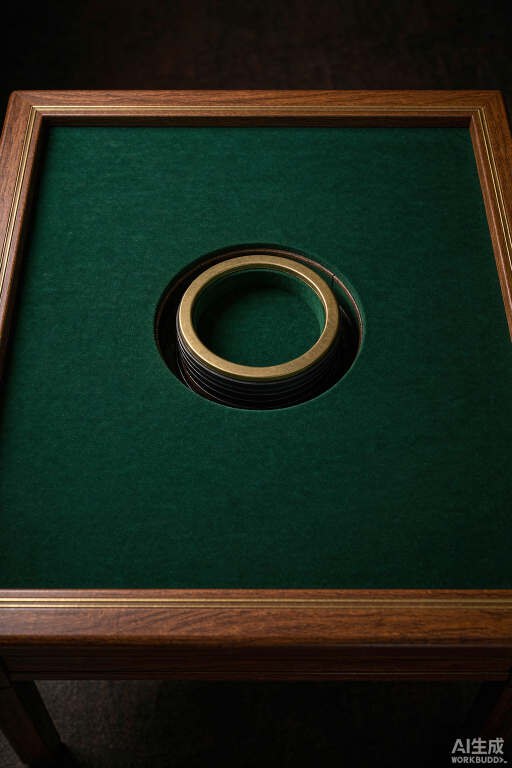
#> input picture generated-images/game-start-table-v2/Photorealistic_top_down_orthog_2026-10-04T15-20-27.png, 1024 x 1536 px, found by its file name (shown at 1/2 size)
$ python fix_b.py
#> lines starting #> are read from the running program, lines starting #| are printed output that depends on the picture; after the words box and inside, x2 and y2 are one past the last pixel; in counts of white or black regions, pixels touching at a corner belong together
# -*- coding: utf-8 -*-
"""B 专项：用最大连通域把桌体与木地板/桌腿分开。"""
import numpy as np
from PIL import Image
from scipy import ndimage

f = 'generated-images/game-start-table-v2/Photorealistic_top_down_orthog_2026-10-04T15-20-27.png'
im = Image.open(f).convert('RGB')
#> im is the input picture: PIL image 1024x1536 RGB; mean R, G, B 27.2, 37.9, 26.4
W, H = im.size
#> W = 1024; H = 1536
a = np.asarray(im).astype(np.float32) / 255.0
lum = a @ np.array([0.299, 0.587, 0.114], dtype=np.float32)
r, g, b = a[..., 0], a[..., 1], a[..., 2]
mx = a.max(-1); mn = a.min(-1); d = mx - mn
s = np.where(mx > 1e-6, d / np.maximum(mx, 1e-6), 0)
h = np.zeros_like(mx); nz = d > 1e-6
#> after `nz = d > 1e-06`:
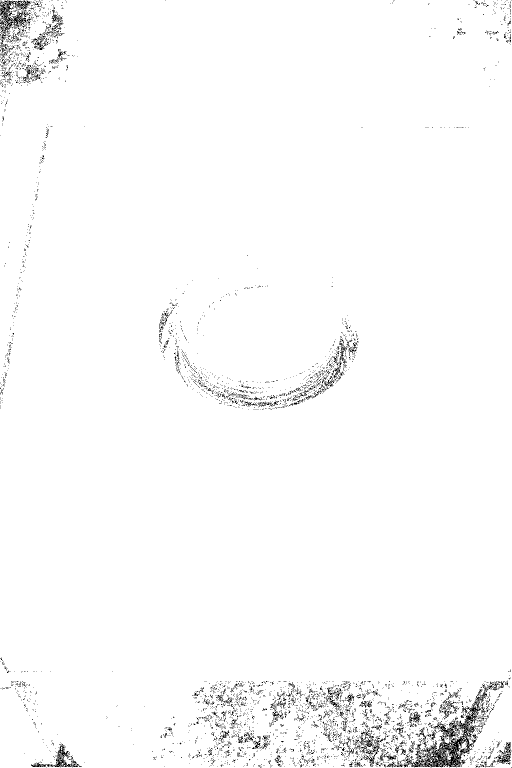
#> nz: shape (1536, 1024) bool (shown at 1/2 size); 98.1% white; black in thin lines or dots
i = nz & (mx == r); h[i] = (60 * ((g[i] - b[i]) / d[i])) % 360
#> after `i = nz & (mx == r)`: i: shape (1536, 1024) bool; 41.5% white; 1757 white regions (1705 under 20 px), largest, box (x1, y1, x2, y2) and area: (0, 1177, 1024, 1536) 319357, (0, 0, 1024, 767) 291552, (311, 496, 725, 807) 35792
i = nz & (mx == g); h[i] = 60 * ((b[i] - r[i]) / d[i]) + 120
#> after `i = nz & (mx == g)`: i: shape (1536, 1024) bool; 61.7% white; 3395 black regions (3221 under 20 px), largest, box (x1, y1, x2, y2) and area: (0, 0, 1024, 766) 268507, (0, 1177, 1024, 1536) 263378, (312, 496, 725, 808) 32934
i = nz & (mx == b); h[i] = 60 * ((r[i] - g[i]) / d[i]) + 240
#> after `i = nz & (mx == b)`: i: shape (1536, 1024) bool; 1.1% white in thin lines or dots
h[int(H * 0.92):, int(W * 0.78):] = 0

def largest_bbox(mask, name):
#> called with name = '绿毡面'
    lb, n = ndimage.label(mask)
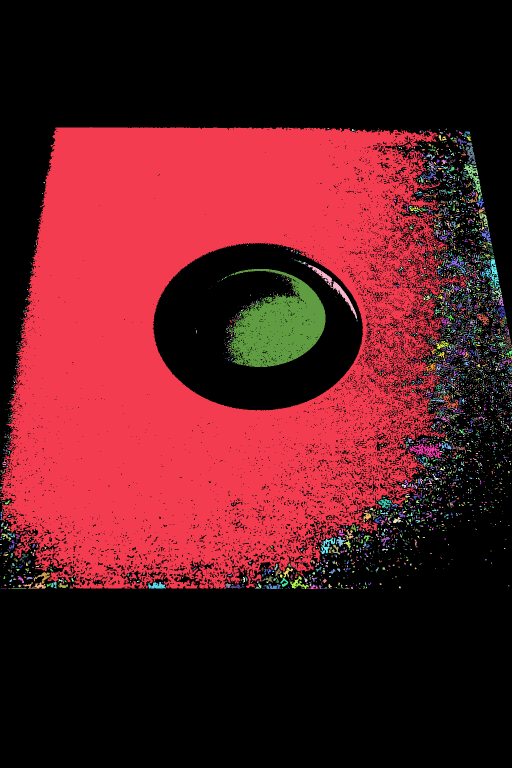
#> lb: shape (1536, 1024) int32 (shown at 1/2 size); 5737 distinct labels, from 0 to 5736; one colour per label, 0 black
#> n = 5736
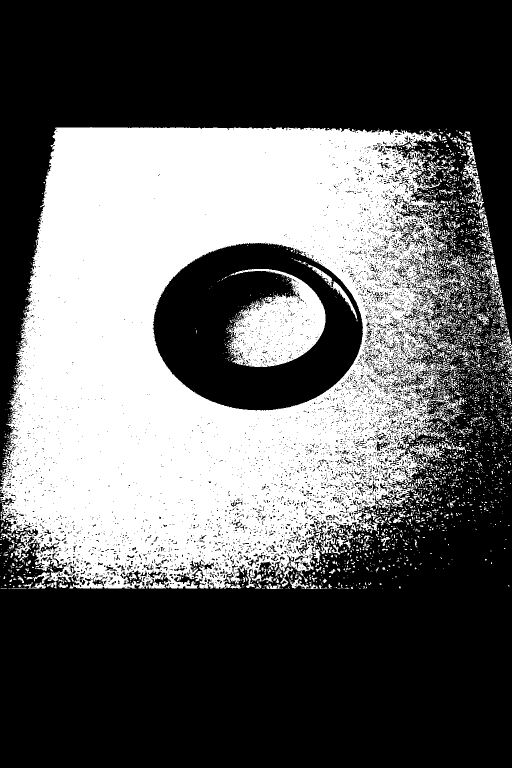
#> mask: shape (1536, 1024) bool (shown at 1/2 size); 38.6% white; 3463 white regions (3156 under 20 px), largest, box (x1, y1, x2, y2) and area: (0, 254, 943, 1177) 549447, (454, 538, 651, 734) 21965, (615, 528, 714, 638) 1101
    if n == 0:
        print('  %s: 空' % name); return None
    sizes = ndimage.sum(mask, lb, range(1, n + 1))
#> sizes = 5736 values, max 543126 at index 0, min 1 at index 2, mean 105.8
    k = int(np.argmax(sizes)) + 1
#> k = 1
    ys, xs = np.where(lb == k)
    x0, x1, y0, y1 = xs.min(), xs.max(), ys.min(), ys.max()
#> x0 = 0; x1 = 932; y0 = 254; y1 = 1176
    print('  %s: 最大域 #%d 面积 %d (占全图 %.1f%%)  bbox %d×%d 比%.3f  x %d~%d y %d~%d'
          % (name, k, int(sizes[k - 1]), sizes[k - 1] / (W * H) * 100,
             x1 - x0 + 1, y1 - y0 + 1, (x1 - x0 + 1) / (y1 - y0 + 1), x0, x1, y0, y1))
#|   绿毡面: 最大域 #1 面积 543126 (占全图 34.5%)  bbox 933×923 比1.011  x 0~932 y 254~1176
    return x0, y0, x1, y1

print('B:')
# 毡面（绿）
largest_bbox((h > 95) & (h < 175) & (s > 0.22) & (lum > 0.10), '绿毡面')
# 桌体（比背景亮）
for t in (0.14, 0.18, 0.22):
    largest_bbox(lum > t, '亮部 t=%.2f' % t)
#> this loop made 3 passes
#> (t, n in largest_bbox, k in largest_bbox, x0 in largest_bbox, x1 in largest_bbox, y0 in largest_bbox, y1 in largest_bbox) on passes 1 to 3: (0.14, 9041, 2, 44, 733, 255, 964), (0.18, 9675, 9528, 0, 1023, 1177, 1280), (0.22, 4561, 4443, 0, 1023, 1178, 1276)
#|   亮部 t=0.14: 最大域 #2 面积 227779 (占全图 14.5%)  bbox 690×710 比0.972  x 44~733 y 255~964
#|   亮部 t=0.18: 最大域 #9528 面积 92918 (占全图 5.9%)  bbox 1024×104 比9.846  x 0~1023 y 1177~1280
#|   亮部 t=0.22: 最大域 #4443 面积 76405 (占全图 4.9%)  bbox 1024×99 比10.343  x 0~1023 y 1178~1276
#> pass 1, in largest_bbox (call 2), `lb, n = ndimage.label(mask)`:
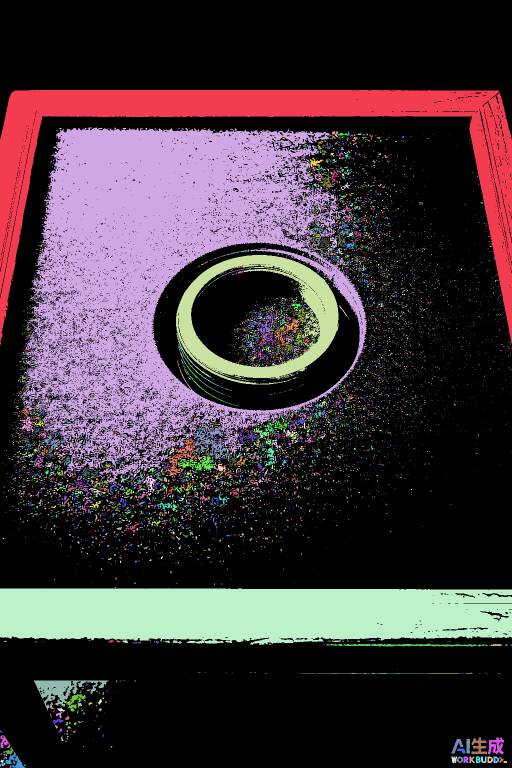
#> lb: shape (1536, 1024) int32 (shown at 1/2 size); 9042 distinct labels, from 0 to 9041; one colour per label, 0 black
# 木框（暖褐 + 中等饱和 + 中等亮）
largest_bbox((h > 10) & (h < 50) & (s > 0.25) & (lum > 0.14) & (lum < 0.75), '暖褐木框')
#> in largest_bbox (call 5), `lb, n = ndimage.label(mask)`:
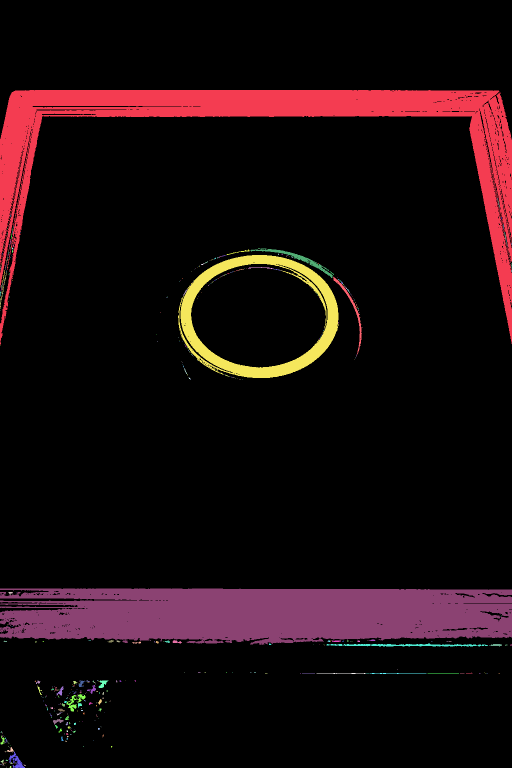
#> lb: shape (1536, 1024) int32 (shown at 1/2 size); 532 distinct labels, from 0 to 531; one colour per label, 0 black
#> in largest_bbox (call 5), `lb, n = ndimage.label(mask)`: n = 531
#> in largest_bbox (call 5), `lb, n = ndimage.label(mask)`:
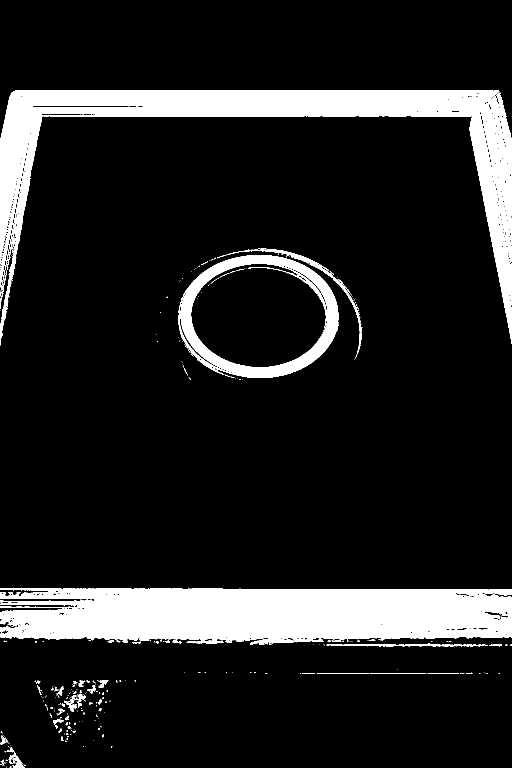
#> mask: shape (1536, 1024) bool (shown at 1/2 size); 13.3% white; 303 white regions (257 under 20 px), largest, box (x1, y1, x2, y2) and area: (0, 1177, 1024, 1290) 98426, (0, 180, 1024, 690) 84982, (356, 510, 677, 756) 18412
#> in largest_bbox (call 5), `sizes = ndimage.sum(mask, lb, range(1, n + 1))`: sizes = 531 values, max 98421 at index 254, min 1 at index 44, mean 393.6
#> in largest_bbox (call 5), `k = int(np.argmax(sizes)) + 1`: k = 255
#> in largest_bbox (call 5), `x0, x1, y0, y1 = xs.min(), xs.max(), ys.min(), ys.max()`: y0 = 1177; y1 = 1289
#|   暖褐木框: 最大域 #255 面积 98421 (占全图 6.3%)  bbox 1024×113 比9.062  x 0~1023 y 1177~1289

Image.fromarray((((h > 95) & (h < 175) & (s > 0.22) & (lum > 0.10)) * 255).astype(np.uint8)).resize((512, 768)).save('docs-verify/game-5/game-start/proc/masks/B_felt.png')
Image.fromarray(((lum > 0.14) * 255).astype(np.uint8)).resize((512, 768)).save('docs-verify/game-5/game-start/proc/masks/B_lum014.png')
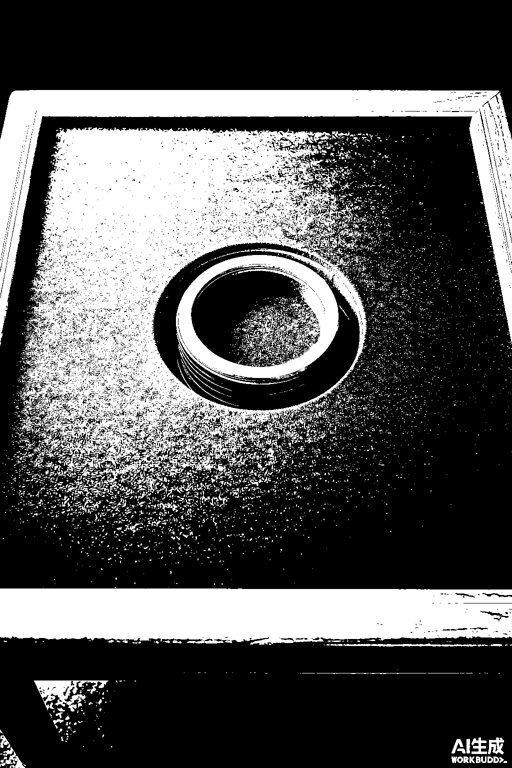
#> saved as B_lum014.png: PIL image 512x768 L; min 0, max 255, mean 82.6
print('已存调试 mask')

$ run again, with generated-images/game-start-table-v2/Photorealistic_top_down_orthog_2026-10-04T15-20-03.png copied over generated-images/game-start-table-v2/Photorealistic_top_down_orthog_2026-10-04T15-20-27.png
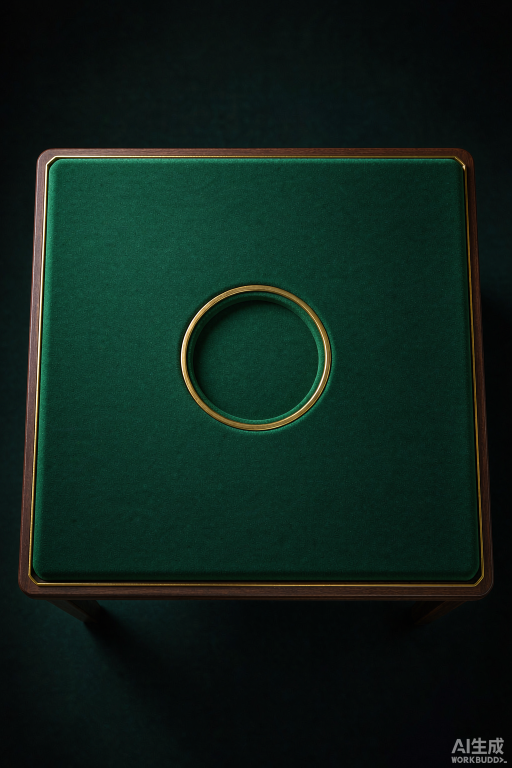
#> input picture generated-images/game-start-table-v2/Photorealistic_top_down_orthog_2026-10-04T15-20-03.png, 1024 x 1536 px, found by its file name (shown at 1/2 size)
#> im is the input picture: PIL image 1024x1536 RGB; mean R, G, B 14.2, 33.9, 26.4
#> nz: shape (1536, 1024) bool; 99.2% white; black in thin lines or dots
#> lb: shape (1536, 1024) int32; 3770 distinct labels, from 0 to 3769
#> n = 3769
#> mask: shape (1536, 1024) bool; 37.5% white; 2083 white regions (1957 under 20 px), largest, box (x1, y1, x2, y2) and area: (65, 316, 940, 1159) 526997, (376, 584, 649, 849) 48407, (92, 1202, 168, 1270) 1157
#> sizes = 3769 values, max 517075 at index 44, min 1 at index 4, mean 156.6
#> k = 45
#> x0 = 65; x1 = 938; y0 = 316; y1 = 1158
#|   绿毡面: 最大域 #45 面积 517075 (占全图 32.9%)  bbox 874×843 比1.037  x 65~938 y 316~1158
#> the loop `for t in (0.14, 0.18, 0.22):` made 3 passes
#> (t, n in largest_bbox, k in largest_bbox, x0 in largest_bbox, x1 in largest_bbox, y0 in largest_bbox, y1 in largest_bbox) on passes 1 to 3: (0.14, 9296, 42, 65, 912, 316, 1147), (0.18, 7380, 50, 65, 910, 317, 1138), (0.22, 6913, 55, 66, 907, 317, 1136)
#> (printed output is left out)
#> in largest_bbox (call 5), `lb, n = ndimage.label(mask)`:
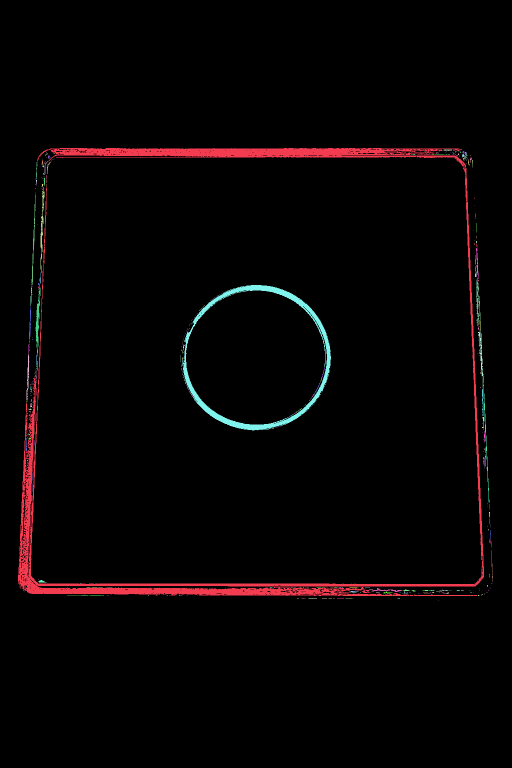
#> lb: shape (1536, 1024) int32 (shown at 1/2 size); 526 distinct labels, from 0 to 525; one colour per label, 0 black
#> n = 525
#> mask: shape (1536, 1024) bool; 3.2% white; 366 white regions (317 under 20 px), largest, box (x1, y1, x2, y2) and area: (36, 296, 968, 1192) 36795, (365, 570, 662, 861) 8116, (71, 545, 82, 713) 565
#> sizes = 525 values, max 36624 at index 0, min 1 at index 3, mean 95.96
#> k = 1
#> x0 = 36; x1 = 967; y0 = 296; y1 = 1191
#|   暖褐木框: 最大域 #1 面积 36624 (占全图 2.3%)  bbox 932×896 比1.040  x 36~967 y 296~1191
#> `Image.fromarray(((lum > 0.14) * 255).astype(np.uint8)).resize((512, 76..`:
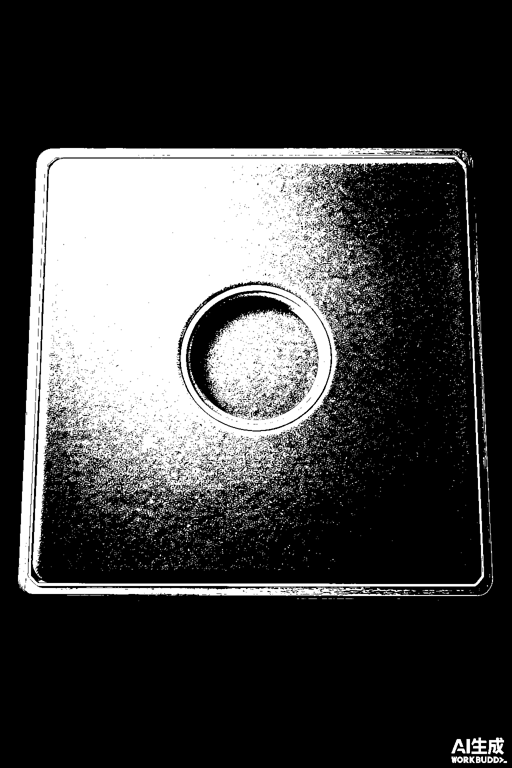
#> saved as B_lum014.png: PIL image 512x768 L; min 0, max 255, mean 64.9

$ run again, with generated-images/game-start-table-v2/Photorealistic_top_down_orthog_2026-10-04T15-20-46.png copied over generated-images/game-start-table-v2/Photorealistic_top_down_orthog_2026-10-04T15-20-27.png
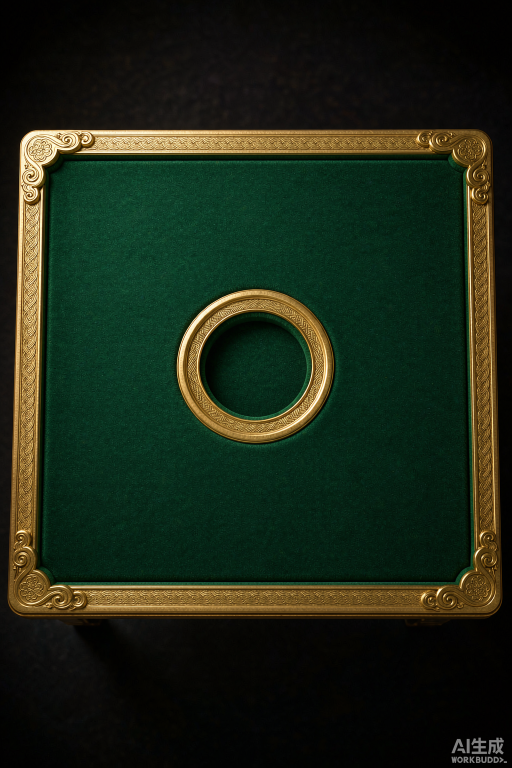
#> input picture generated-images/game-start-table-v2/Photorealistic_top_down_orthog_2026-10-04T15-20-46.png, 1024 x 1536 px, found by its file name (shown at 1/2 size)
#> im is the input picture: PIL image 1024x1536 RGB; mean R, G, B 28.5, 38.9, 22.7
#> nz: shape (1536, 1024) bool; 97.8% white; black in thin lines or dots
#> lb: shape (1536, 1024) int32; 9727 distinct labels, from 0 to 9726
#> n = 9726
#> mask: shape (1536, 1024) bool; 27.7% white; 5677 white regions (5292 under 20 px), largest, box (x1, y1, x2, y2) and area: (84, 321, 896, 1113) 365754, (410, 626, 623, 840) 18250, (107, 336, 949, 1171) 9473
#> sizes = 9726 values, max 351000 at index 46, min 1 at index 6, mean 44.76
#> k = 47
#> x0 = 84; x1 = 895; y0 = 321; y1 = 1112
#|   绿毡面: 最大域 #47 面积 351000 (占全图 22.3%)  bbox 812×792 比1.025  x 84~895 y 321~1112
#> the loop `for t in (0.14, 0.18, 0.22):` made 3 passes
#> (t, n in largest_bbox, x0 in largest_bbox, x1 in largest_bbox, y0 in largest_bbox, y1 in largest_bbox) on passes 1 to 3: (0.14, 8931, 15, 1004, 258, 1232), (0.18, 8853, 15, 1003, 259, 1232), (0.22, 4067, 18, 1000, 259, 1225)
#> (printed output is left out)
#> in largest_bbox (call 5), `lb, n = ndimage.label(mask)`:
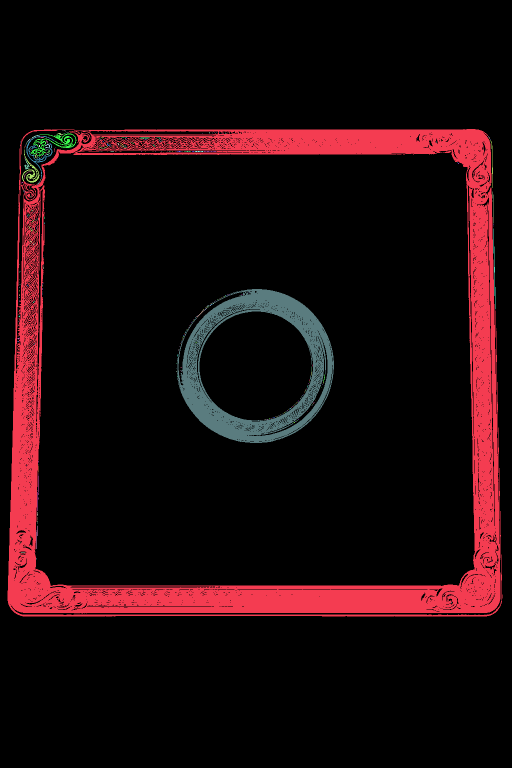
#> lb: shape (1536, 1024) int32 (shown at 1/2 size); 410 distinct labels, from 0 to 409; one colour per label, 0 black
#> n = 409
#> mask: shape (1536, 1024) bool; 12.7% white; 152 white regions (142 under 20 px), largest, box (x1, y1, x2, y2) and area: (15, 258, 1005, 1233) 167419, (354, 578, 668, 886) 31065, (987, 457, 991, 618) 204
#> sizes = 409 values, max 164648 at index 0, min 1 at index 1, mean 487.5
#> x0 = 15; x1 = 1004; y0 = 258; y1 = 1232
#|   暖褐木框: 最大域 #1 面积 164648 (占全图 10.5%)  bbox 990×975 比1.015  x 15~1004 y 258~1232
#> `Image.fromarray(((lum > 0.14) * 255).astype(np.uint8)).resize((512, 76..`:
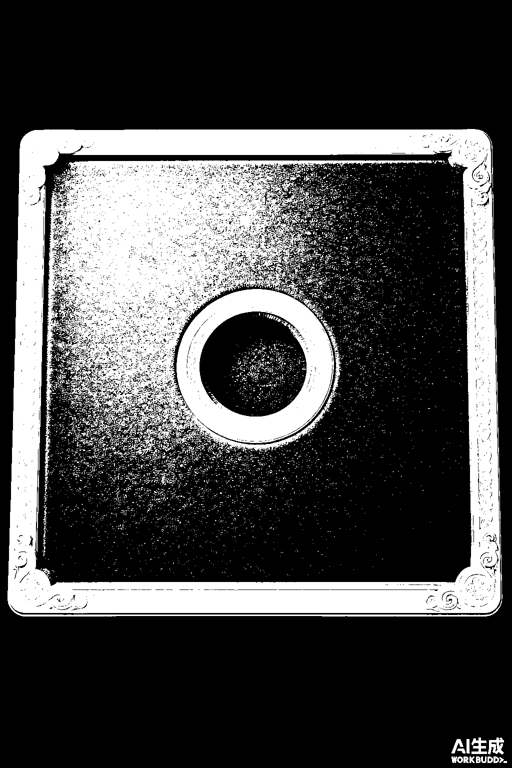
#> saved as B_lum014.png: PIL image 512x768 L; min 0, max 255, mean 71.2
